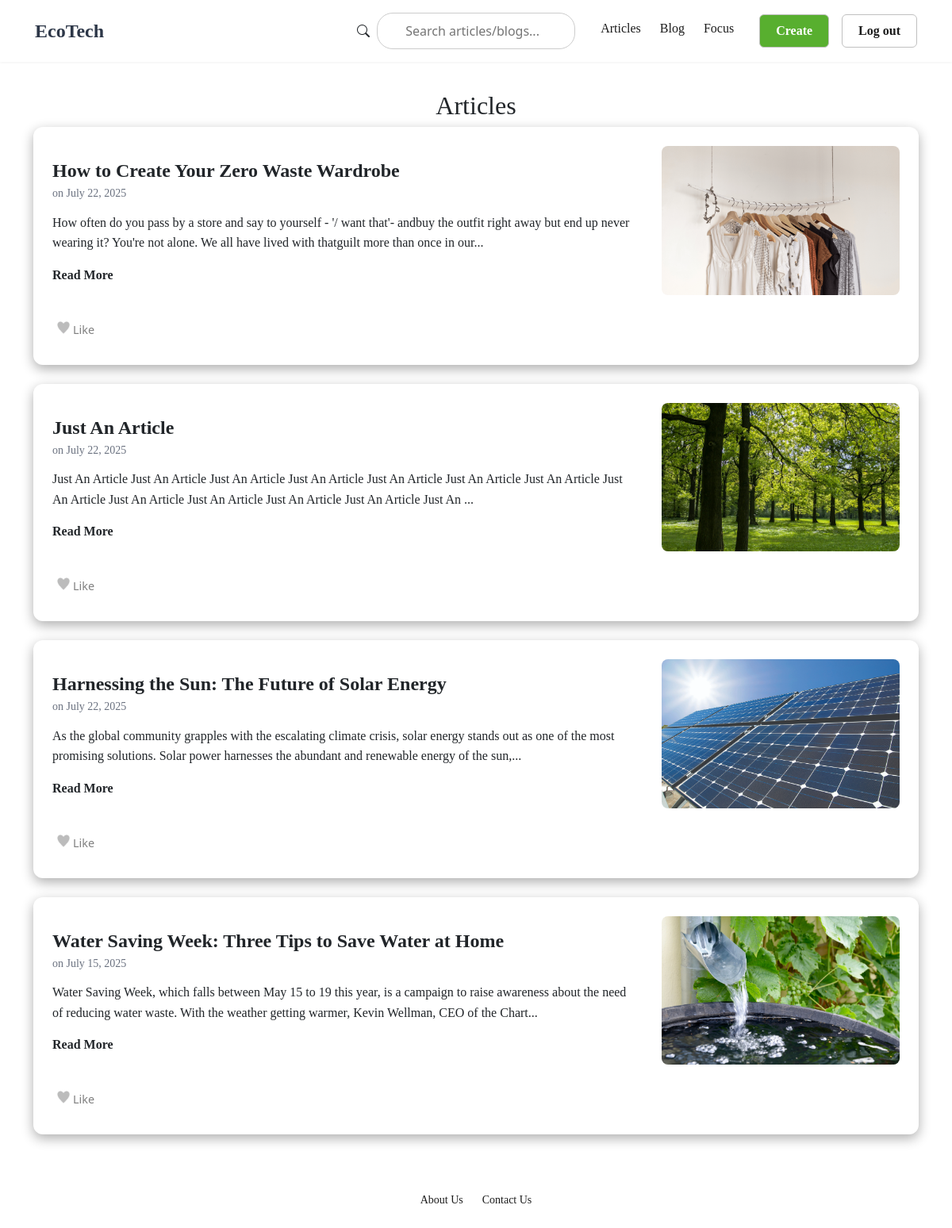
The app's page /articles/ (signed in), older data.
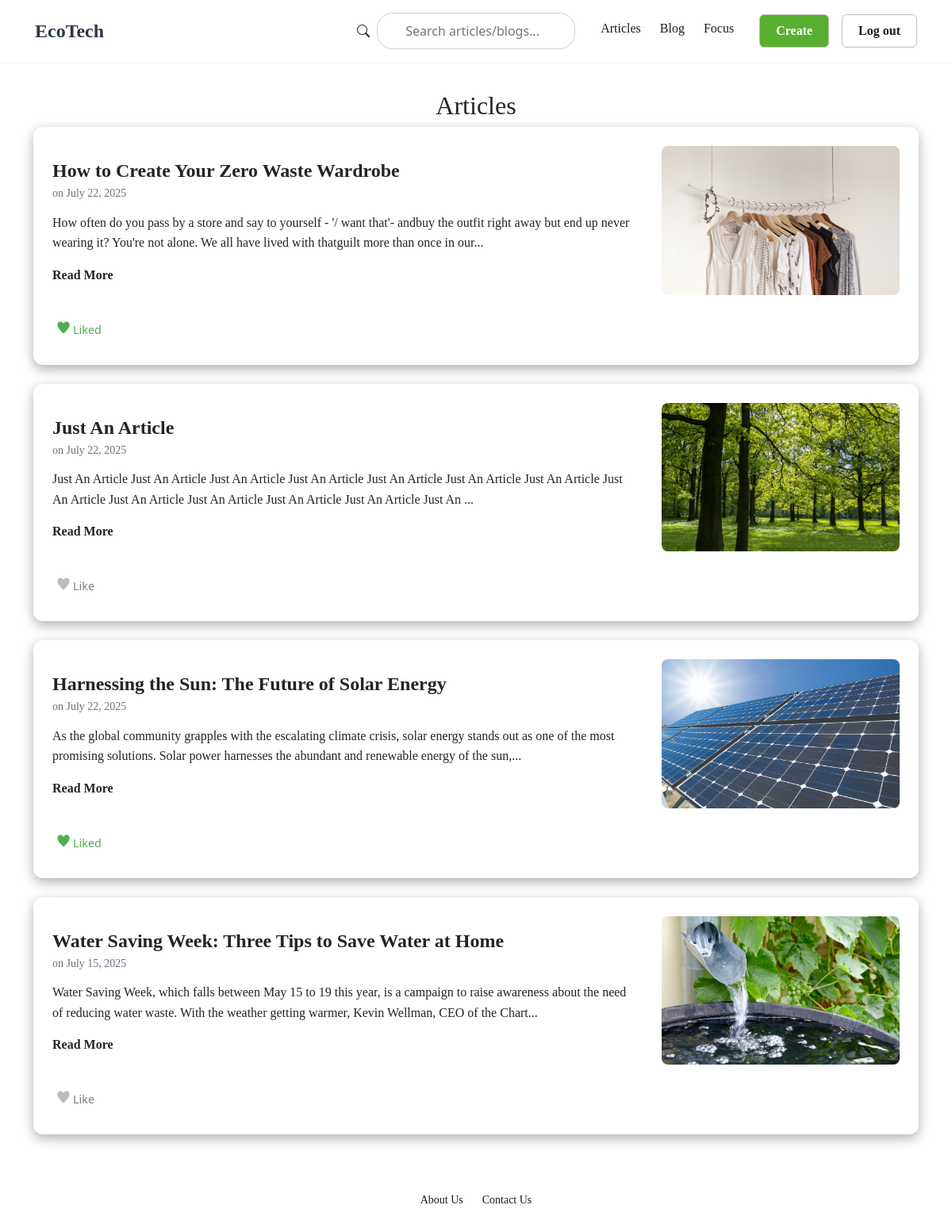
The same page, newer data.
### post_app/models.py (models this page shows, shortened)
class PostRaw(models.Model):
    author = models.ForeignKey(User, on_delete=models.CASCADE)
    created_at = models.DateTimeField(auto_now_add=True)
    likes_int = models.IntegerField(default=0)
    liked_by = models.ManyToManyField(User, related_name = 'liked_posts', blank = True)
    content = models.TextField()
    title = models.TextField(max_length=60, blank=False, null=False)
    image = models.ImageField(upload_to='post_images/', blank=True, null=False)
    POST_TYPE_CHOICES = [
        (1, 'admin'),
        (2, 'user')
    ]
    post_type = models.IntegerField(choices=POST_TYPE_CHOICES, default=2)
    class Meta:
        app_label = 'post_app'
        db_table = 'post_app_raw'
        verbose_name = 'Post Data Management'

### post_app/views.py (the view)
# urls.py: path("articles/", views.articles, name="articles"),
@login_required
def articles(request):
    posts = PostRaw.objects.filter(post_type=1).order_by('-created_at')
    return render(request, 'articles.html', {'posts': posts})

### templates/articles.html (shortened to what this page needs)
{% extends "base_generic.html" %}
{% block content %}
  <div>
    <h2 style="text-align: center;">Articles</h2>
  </div>
<div class="article-block-container">
    {% for post in posts %}
        <div class="article-card-block">
            <div class="card-content">
                <a href="{% url 'post_detail' post.id %}" class="post-title">{{ post.title }}</a>
                <p class="post-meta">on {{ post.created_at|date:"F d, Y" }}</p>
                {% if post.content|length > 200 %}
                    <p>{{ post.content|slice:":200" }}...</p>
                {% else %}
                    <p>{{ post.content }}</p>
                {% endif %}
                <a href="{% url 'post_detail' post.id %}" class="a-read-more" style="margin-top: 1rem;">Read More</a>
            </div>
            <div class="card-image">
                {% if post.image %}
                    <img src="{{ post.image.url }}" alt="{{ post.title }}">
                {% endif %}
            </div>
            <form action="{% url 'like_post' post.id %}" method="POST" class="like-form" data-post-id="{{ post.id }}">
              {% if user in post.liked_by.all %}
                <button type="submit" class="like-btn" aria-label="Unlike">
                   <span class="green-heart-icon">Liked</span>
                </button>
              {% else %}
                <button type="submit" class="like-btn" aria-label="Like">
                   <span class="grey-heart-icon">Like</span>
                </button>
              {% endif %}
            </form>
        </div>
    {% endfor %}
</div>
{% endblock %}

### templates/base_generic.html (shortened to what this page needs)
{% load static %}
<!DOCTYPE html>
<html lang="en">
<head>
    <link rel="stylesheet" href="{% static 'css/styles.css' %}">
    <link href="https://cdn.jsdelivr.net/npm/bootstrap@5.3.0/dist/css/bootstrap.min.css" rel="stylesheet">
    <link href="https://cdn.jsdelivr.net/npm/bootstrap-icons@1.10.5/font/bootstrap-icons.css" rel="stylesheet">
</head>
<body>
    <header class="top-bar">
        <nav class="container">
            <div class="nav-container">
                <div class="company-name">
                    <a href="/">EcoTech</a>
                </div>
                <div class="nav-right-section">
                    {% block nav_buttons %}
                        {% if user.is_authenticated %}
                            <div class="search-wrapper">
                                <form method="get" action="{% url 'search_results' %}" id = "searchForm" style="display: contents;">
                                    <i class="bi bi-search" style="margin-right: 5px"></i>
                                    <input
                                        type="text"
                                        id="search"
                                        name="q"
                                        class="search-input"
                                        placeholder="Search articles/blogs..."
                                        autocomplete="off"
                                        value = "{{ form.q.value | default:'' }}"
                                    >
                                </form>
                            </div>
                            <div class="nav-links">
                                <a href="/articles">Articles</a>
                                <a href="/blog">Blog</a>
                                <a href="/focus">Focus</a>
                            </div>
                            <div class="nav-buttons">
                                <a href="/create_post" class="button button-primary">Create</a>
                                <a href="/logout" class="button">Log out</a>
                            </div>
                        {% else %}
                            <div class="nav-buttons">
                                <a href="/register" class="button button-primary">Sign up</a>
                                <a href="/login" class="button">Login</a>
                            </div>
                        {% endif %}
                    {% endblock nav_buttons %}
                </div>
            </div>
        </nav>
    </header>
    <main class="container content-body">
        {% block content %}{% endblock content %}
    </main>
    <footer class="footer">
        <div class="container">
            <div class="footer-links">
                <a href="/about">About Us</a>
                <a href="/contact">Contact Us</a>
            </div>
        </div>
    </footer>
</body>
</html>

### static/css/styles.css (style rules this page uses)
h2 { font-family: "Times New Roman", Times, serif; font-size: 2.25rem; font-weight: 700; margin-bottom: 2rem; text-align: center; }
p { font-family: "Times New Roman", Times, serif; }
a { font-family: "Times New Roman", Times, serif; }
.container { width: 100%; max-width: 1400px; margin: 0 auto; }
.content-body { background-color: white; padding: 1rem 2rem; flex-grow: 1; }
.top-bar { padding: 1rem 2rem; box-shadow: 0 1px 3px rgba(0, 0, 0, 0.06); background-color: #fff; }
.nav-container { display: flex; justify-content: space-between; align-items: center; }
.company-name a { font-size: 24px; font-weight: bold; text-decoration: none; color: #2d3748; }
.nav-right-section { display: flex; align-items: center; gap: 2rem; }
.nav-links { display: flex; gap: 1.5rem; }
.nav-links a { text-decoration: none; color: #1C1C1C; font-weight: 500; padding-bottom: 5px; border-bottom: 2px solid transparent; transition: border-color 0.2s ease; }
.nav-buttons { display: flex; align-items: center; gap: 1rem; }
.button { display: inline-block; padding: 8px 20px; border-radius: 6px; text-decoration: none; font-size: 1rem; font-weight: bold; border: 1px solid #c0c0c0; background-color: transparent; color: #1C1C1C; transition: all 0.2s ease-in-out; }
.button.button-primary { font-family: "Times New Roman", Times, serif; font-weight: bold; background-color: #58af2f; color: #ffffff; }
.article-block-container { display: block; }
.article-card-block { display: grid; grid-template-columns: 1fr 300px; gap: 2rem; align-items: center; background-color: white; margin-bottom: 1.5rem; padding: 1.5rem; border-radius: 12px; box-shadow: 0 5px 15px rgb(174, 174, 174); transition: transform 0.2s ease, box-shadow 0.2s ease; }
.article-card-block .card-image img { width: 100%; height: auto; display: block; border-radius: 8px; aspect-ratio: 16 / 10; object-fit: cover; transition: transform 0.3s ease-out; }
.post-title { font-size: 1.5rem; font-weight: bold; text-decoration: none; color: inherit; margin-bottom: 0.5rem; }
.post-meta { font-size: 0.875rem; color: #6b7280; margin: 0 0 0.75rem 0; }
.article-card-block p, .article-card-vertical p { line-height: 1.6; }
.a-read-more { text-decoration: none; color: inherit; font-weight: bold; }
.footer { padding: 2rem 0; margin-top: auto; }
.footer-links { display: flex; justify-content: center; gap: 1.5rem; }
.footer-links a { color: #1C1C1C; text-decoration: none; font-size: 0.875rem; }
.search-wrapper { position: relative; display: inline-block; }
.search-input { padding: 10px 30px 10px 35px; width: 250px; border: 1px solid #ccc; border-radius: 20px; outline: none; font-size: 16px; }
.green-heart-icon { display: inline-flex; align-items: center; font-size: 0.9rem; color: #4CAF50; background-image: url('../images/green_heart.png'); background-repeat: no-repeat; background-size: 16px 16px; padding-left: 20px; }
.grey-heart-icon { display: inline-flex; align-items: center; font-size: 0.9rem; color: grey; background-image: url('../images/grey_heart.png'); background-repeat: no-repeat; background-size: 16px 16px; padding-left: 20px; }
.like-btn { border: none; background-color: inherit; }
.post-meta { display: flex; align-items: center; gap: 8px; flex-wrap: wrap; }
.like-btn { width: 16px; height: 16px; display: inline-block; background-size: cover; background-repeat: no-repeat; }

Row changes from the older to the newer data that the page shows:
computed for PostRaw "How to Create Your Zero Waste Wardrobe": text "Like" → "Liked"
changed PostRaw "Harnessing the Sun: The Future of Solar Energy": text "Like" → "Liked"
